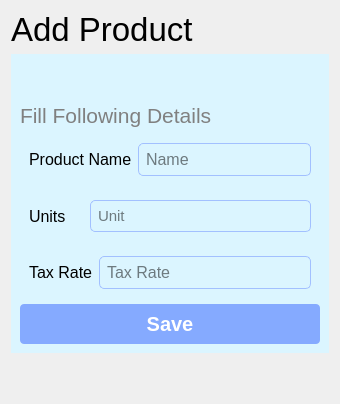
             <widget class="QWidget" name="page_4">
              <layout class="QVBoxLayout" name="verticalLayout_5">
               <item>
                <widget class="QLabel" name="label_28">
                 <property name="font">
                  <font>
                   <pointsize>25</pointsize>
                  </font>
                 </property>
                 <property name="text">
                  <string>Add Product</string>
                 </property>
                </widget>
               </item>
               <item>
                <widget class="QWidget" name="widget_23" native="true">
                 <property name="styleSheet">
                  <string notr="true">background: rgb(219, 245, 255);</string>
                 </property>
                 <layout class="QVBoxLayout" name="verticalLayout_6">
                  <property name="topMargin">
                   <number>49</number>
                  </property>
                  <item>
                   <widget class="QLabel" name="label_29">
                    <property name="font">
                     <font>
                      <pointsize>16</pointsize>
                     </font>
                    </property>
                    <property name="styleSheet">
                     <string notr="true">color: gray;</string>
                    </property>
                    <property name="text">
                     <string>Fill Following Details</string>
                    </property>
                   </widget>
                  </item>
                  <item>
                   <widget class="QWidget" name="widget_14" native="true">
                    <layout class="QHBoxLayout" name="horizontalLayout_21">
                     <item>
                      <widget class="QLabel" name="label_25">
                       <property name="sizePolicy">
                        <sizepolicy hsizetype="Expanding" vsizetype="Preferred">
                         <horstretch>2</horstretch>
                         <verstretch>0</verstretch>
                        </sizepolicy>
                       </property>
                       <property name="font">
                        <font>
                         <pointsize>12</pointsize>
                        </font>
                       </property>
                       <property name="text">
                        <string>Product Name</string>
                       </property>
                      </widget>
                     </item>
                     <item>
                      <widget class="QLineEdit" name="lineEdit_11">
                       <property name="sizePolicy">
                        <sizepolicy hsizetype="Expanding" vsizetype="Fixed">
                         <horstretch>8</horstretch>
                         <verstretch>0</verstretch>
                        </sizepolicy>
                       </property>
                       <property name="font">
                        <font>
                         <pointsize>12</pointsize>
                        </font>
                       </property>
                       <property name="styleSheet">
                        <string notr="true">border-radius: 5px;
border: 1px solid rgb(162, 192, 255);
padding: 5px;</string>
                       </property>
                       <property name="placeholderText">
                        <string>Name</string>
                       </property>
                      </widget>
                     </item>
                    </layout>
                   </widget>
                  </item>
                  <item>
                   <widget class="QWidget" name="widget_21" native="true">
                    <layout class="QHBoxLayout" name="horizontalLayout_22">
                     <item>
                      <widget class="QLabel" name="label_26">
                       <property name="sizePolicy">
                        <sizepolicy hsizetype="Expanding" vsizetype="Preferred">
                         <horstretch>2</horstretch>
                         <verstretch>0</verstretch>
                        </sizepolicy>
                       </property>
                       <property name="font">
                        <font>
                         <pointsize>12</pointsize>
                        </font>
                       </property>
                       <property name="text">
                        <string>Units</string>
                       </property>
                      </widget>
                     </item>
                     <item>
                      <widget class="QLineEdit" name="lineEdit_12">
                       <property name="sizePolicy">
                        <sizepolicy hsizetype="Expanding" vsizetype="Fixed">
                         <horstretch>8</horstretch>
                         <verstretch>0</verstretch>
                        </sizepolicy>
                       </property>
                       <property name="font">
                        <font>
                         <pointsize>11</pointsize>
                        </font>
                       </property>
                       <property name="styleSheet">
                        <string notr="true">border-radius: 5px;
border: 1px solid rgb(162, 192, 255);
padding: 5px;</string>
                       </property>
                       <property name="placeholderText">
                        <string>Unit</string>
                       </property>
                      </widget>
                     </item>
                    </layout>
                   </widget>
                  </item>
                  <item>
                   <widget class="QWidget" name="widget_22" native="true">
                    <layout class="QHBoxLayout" name="horizontalLayout_23">
                     <item>
                      <widget class="QLabel" name="label_27">
                       <property name="sizePolicy">
                        <sizepolicy hsizetype="Expanding" vsizetype="Preferred">
                         <horstretch>2</horstretch>
                         <verstretch>0</verstretch>
                        </sizepolicy>
                       </property>
                       <property name="font">
                        <font>
                         <pointsize>12</pointsize>
                        </font>
                       </property>
                       <property name="text">
                        <string>Tax Rate</string>
                       </property>
                      </widget>
                     </item>
                     <item>
                      <widget class="QLineEdit" name="lineEdit_13">
                       <property name="sizePolicy">
                        <sizepolicy hsizetype="Expanding" vsizetype="Fixed">
                         <horstretch>8</horstretch>
                         <verstretch>0</verstretch>
                        </sizepolicy>
                       </property>
                       <property name="font">
                        <font>
                         <pointsize>12</pointsize>
                        </font>
                       </property>
                       <property name="styleSheet">
                        <string notr="true">border-radius: 5px;
border: 1px solid rgb(162, 192, 255);
padding: 5px;</string>
                       </property>
                       <property name="placeholderText">
                        <string>Tax Rate</string>
                       </property>
                      </widget>
                     </item>
                    </layout>
                   </widget>
                  </item>
                  <item alignment="Qt::AlignRight">
                   <widget class="QPushButton" name="pushButton_16">
                    <property name="minimumSize">
                     <size>
                      <width>300</width>
                      <height>0</height>
                     </size>
                    </property>
                    <property name="maximumSize">
                     <size>
                      <width>300</width>
                      <height>16777215</height>
                     </size>
                    </property>
                    <property name="styleSheet">
                     <string notr="true">background-color: rgb(133, 170, 255);
font-size: 20px;
padding: 8px;
color: white;
font-weight: bold;
border-radius: 4px;</string>
                    </property>
                    <property name="text">
                     <string>Save</string>
                    </property>
                   </widget>
                  </item>
                 </layout>
                </widget>
               </item>
               <item>
                <spacer name="verticalSpacer_5">
                 <property name="orientation">
                  <enum>Qt::Vertical</enum>
                 </property>
                 <property name="sizeHint" stdset="0">
                  <size>
                   <width>20</width>
                   <height>40</height>
                  </size>
                 </property>
                </spacer>
               </item>
              </layout>
             </widget>
